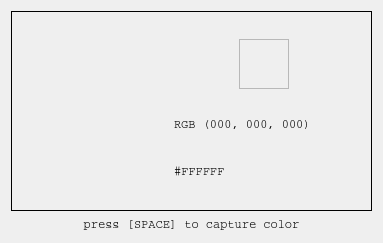
<?xml version="1.0" encoding="UTF-8"?>
<ui version="4.0">
 <class>ColorPicker</class>
 <widget class="QDialog" name="ColorPicker">
  <property name="geometry">
   <rect>
    <x>0</x>
    <y>0</y>
    <width>383</width>
    <height>243</height>
   </rect>
  </property>
  <property name="windowTitle">
   <string>Color Picker</string>
  </property>
  <layout class="QVBoxLayout" name="verticalLayout_3">
   <item>
    <widget class="QFrame" name="frame_2">
     <property name="frameShape">
      <enum>QFrame::Box</enum>
     </property>
     <property name="frameShadow">
      <enum>QFrame::Plain</enum>
     </property>
     <layout class="QHBoxLayout" name="horizontalLayout">
      <item>
       <widget class="QFrame" name="frame_4">
        <property name="frameShape">
         <enum>QFrame::NoFrame</enum>
        </property>
        <property name="frameShadow">
         <enum>QFrame::Plain</enum>
        </property>
        <layout class="QVBoxLayout" name="verticalLayout">
         <item>
          <spacer name="verticalSpacer">
           <property name="orientation">
            <enum>Qt::Vertical</enum>
           </property>
           <property name="sizeHint" stdset="0">
            <size>
             <width>20</width>
             <height>40</height>
            </size>
           </property>
          </spacer>
         </item>
         <item>
          <widget class="QLabel" name="viewport">
           <property name="sizePolicy">
            <sizepolicy hsizetype="Fixed" vsizetype="Fixed">
             <horstretch>0</horstretch>
             <verstretch>0</verstretch>
            </sizepolicy>
           </property>
           <property name="minimumSize">
            <size>
             <width>120</width>
             <height>120</height>
            </size>
           </property>
           <property name="maximumSize">
            <size>
             <width>120</width>
             <height>120</height>
            </size>
           </property>
           <property name="text">
            <string/>
           </property>
          </widget>
         </item>
         <item>
          <spacer name="verticalSpacer_2">
           <property name="orientation">
            <enum>Qt::Vertical</enum>
           </property>
           <property name="sizeHint" stdset="0">
            <size>
             <width>20</width>
             <height>40</height>
            </size>
           </property>
          </spacer>
         </item>
        </layout>
       </widget>
      </item>
      <item>
       <widget class="QFrame" name="frame_3">
        <property name="frameShape">
         <enum>QFrame::NoFrame</enum>
        </property>
        <property name="frameShadow">
         <enum>QFrame::Plain</enum>
        </property>
        <layout class="QVBoxLayout" name="verticalLayout_2">
         <item>
          <widget class="QFrame" name="frame">
           <property name="frameShape">
            <enum>QFrame::NoFrame</enum>
           </property>
           <property name="frameShadow">
            <enum>QFrame::Plain</enum>
           </property>
           <layout class="QHBoxLayout" name="horizontalLayout_2">
            <item>
             <spacer name="horizontalSpacer">
              <property name="orientation">
               <enum>Qt::Horizontal</enum>
              </property>
              <property name="sizeHint" stdset="0">
               <size>
                <width>40</width>
                <height>20</height>
               </size>
              </property>
             </spacer>
            </item>
            <item>
             <widget class="QFrame" name="frame_centralColor">
              <property name="sizePolicy">
               <sizepolicy hsizetype="Fixed" vsizetype="Fixed">
                <horstretch>0</horstretch>
                <verstretch>0</verstretch>
               </sizepolicy>
              </property>
              <property name="minimumSize">
               <size>
                <width>50</width>
                <height>50</height>
               </size>
              </property>
              <property name="maximumSize">
               <size>
                <width>50</width>
                <height>50</height>
               </size>
              </property>
              <property name="baseSize">
               <size>
                <width>50</width>
                <height>50</height>
               </size>
              </property>
              <property name="frameShape">
               <enum>QFrame::StyledPanel</enum>
              </property>
              <property name="frameShadow">
               <enum>QFrame::Raised</enum>
              </property>
             </widget>
            </item>
            <item>
             <spacer name="horizontalSpacer_2">
              <property name="orientation">
               <enum>Qt::Horizontal</enum>
              </property>
              <property name="sizeHint" stdset="0">
               <size>
                <width>40</width>
                <height>20</height>
               </size>
              </property>
             </spacer>
            </item>
           </layout>
          </widget>
         </item>
         <item>
          <widget class="QLabel" name="label_RGB">
           <property name="font">
            <font>
             <family>Courier</family>
            </font>
           </property>
           <property name="text">
            <string>RGB (000, 000, 000)</string>
           </property>
          </widget>
         </item>
         <item>
          <widget class="QLabel" name="label_HEX">
           <property name="font">
            <font>
             <family>Courier</family>
            </font>
           </property>
           <property name="text">
            <string>#FFFFFF</string>
           </property>
          </widget>
         </item>
        </layout>
       </widget>
      </item>
     </layout>
    </widget>
   </item>
   <item>
    <widget class="QLabel" name="label_SPACE">
     <property name="font">
      <font>
       <family>Courier</family>
      </font>
     </property>
     <property name="text">
      <string>press [SPACE] to capture color</string>
     </property>
     <property name="alignment">
      <set>Qt::AlignCenter</set>
     </property>
    </widget>
   </item>
  </layout>
 </widget>
 <resources/>
 <connections/>
</ui>
